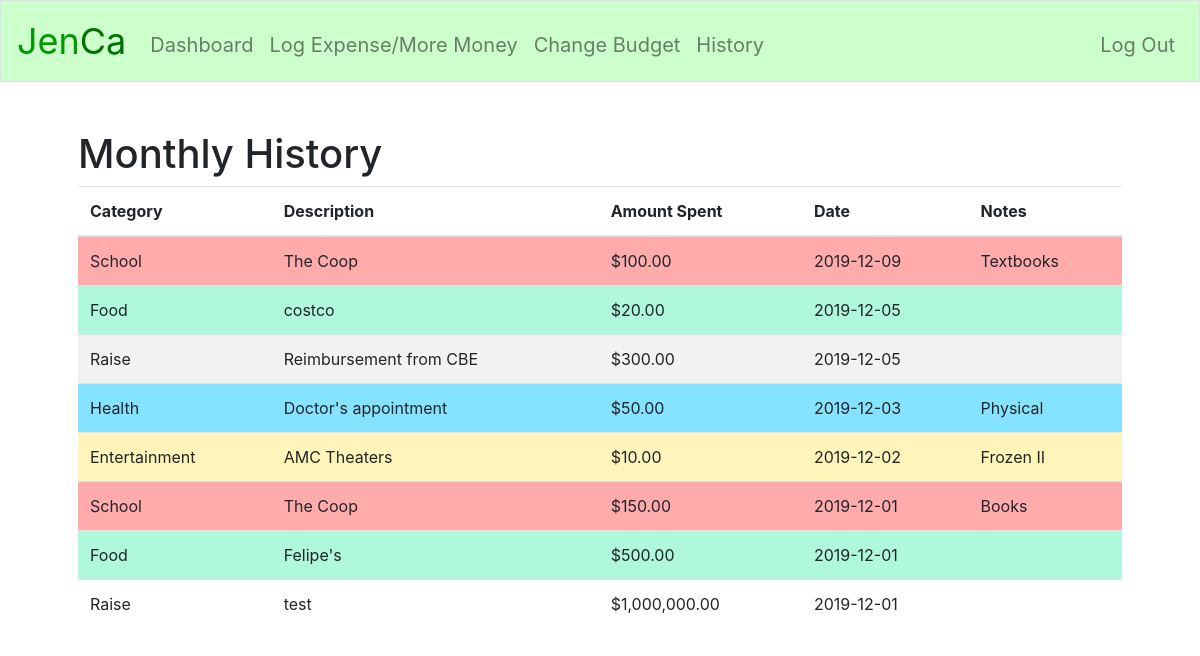
Page /history (signed in) on the committed database.
### tables this page shows
CREATE TABLE 'expenses' (user_id INTEGER NOT NULL, cost INTEGER NOT NULL, description TEXT NOT NULL, category TEXT NOT NULL, 'date'  date NOT NULL  , 'notes' text, FOREIGN KEY (user_id) REFERENCES users(id));

### application.py (the view)
@app.route("/history")
@login_required
def history():
    current_date = datetime.today().date()
    first_day_of_month = current_date.replace(day=1)
    last_day_of_month = current_date.replace(day=monthrange(current_date.year, current_date.month)[1])
    expenses = db.execute(
        "SELECT category, description, cost, date, notes FROM expenses WHERE user_id = ? AND date BETWEEN ? AND ? ORDER BY date DESC;", session["user_id"], first_day_of_month, last_day_of_month)
    history = []
    for i in range(len(expenses)):
        history.append({"category": expenses[i]["category"], "description": expenses[i]["description"],
                        "expense": "$" + '{:,.2f}'.format(expenses[i]["cost"]), "date": expenses[i]["date"], "notes": expenses[i]["notes"]})
    return render_template("history.html", history=history)

### application.py (called while the page is built)
@app.after_request
def after_request(response):
    response.headers["Cache-Control"] = "no-cache, no-store, must-revalidate"
    response.headers["Expires"] = 0
    response.headers["Pragma"] = "no-cache"
    return response

### helpers.py (called while the page is built)
def login_required(f):
    @wraps(f)
    def decorated_function(*args, **kwargs):
        if session.get("user_id") is None:
            return redirect("/login")
        return f(*args, **kwargs)
    return decorated_function

### templates/history.html (shortened to what this page needs)
{% extends "layout.html" %}
{% block main %}
    <h1>Monthly History</h1>
    <table class="table table-striped">
        <thead>
            <tr>
                <th>Category</th>
                <th>Description</th>
                <th>Amount Spent</th>
                <th>Date</th>
                <th>Notes</th>
            </tr>
        </thead>
        {% for i in history %}
            <tr class="colorcode" title="{{i["category"]}}">
                <td>{{ i["category"] }}</td>
                <td>{{ i["description"] }}</td>
                <td>{{ i["expense"] }}</td>
                <td>{{ i["date"] }}</td>
                <td>{{ i["notes"] }}</td>
            </tr>
        {% endfor %}
    </table>
{% endblock %}

### templates/layout.html (shortened to what this page needs)
<!DOCTYPE html>
<html lang="en">
    <head>
        <link href="https://maxcdn.bootstrapcdn.com/bootstrap/4.1.3/css/bootstrap.min.css" rel="stylesheet">
        <link href="/static/styles.css" rel="stylesheet">
    </head>
    <body>
        <nav class="navbar navbar-expand-md navbar-light border">
            <a class="navbar-brand" href="/"><span class="lighter">Jen</span><span class="darker">Ca</span></a>
            <div class="collapse navbar-collapse" id="navbar">
                {% if session.user_id %}
                    <ul class="navbar-nav mr-auto mt-2">
                        <li class="nav-item"><a class="nav-link" href="/">Dashboard</a></li>
                        <li class="nav-item"><a class="nav-link" href="/new_expense">Log Expense/More Money</a></li>
                        <li class="nav-item"><a class="nav-link" href="/changebudget">Change Budget</a></li>
                        <li class="nav-item"><a class="nav-link" href="/full_history">History</a></li>
                    </ul>
                    <ul class="navbar-nav ml-auto mt-2">
                        <li class="nav-item"><a class="nav-link" href="/logout">Log Out</a></li>
                    </ul>
                {% else %}
                    <ul class="navbar-nav ml-auto mt-2">
                        <li class="nav-item"><a class="nav-link" href="/register">Register</a></li>
                        <li class="nav-item"><a class="nav-link" href="/login">Log In</a></li>
                    </ul>
                {% endif %}
            </div>
        </nav>
        <main class="container p-5">
            {% block main %}{% endblock %}
        </main>
    </body>
</html>

### static/styles.css (style rules this page uses)
nav .navbar-brand .lighter { color: #009900; }
nav .navbar-brand .darker { color: #007000; }
nav .navbar-brand { font-size: 36px; color: #00cc00; }
nav { background-color: #ccffcc; }
#navbar { font-size: 20px; }

### rows in the picture
expenses: category "School", description "The Coop", expense "$100.00", date "2019-12-09", notes "Textbooks"
expenses: category "Food", description "costco", expense "$20.00", date "2019-12-05"
expenses: category "Raise", description "Reimbursement from CBE", expense "$300.00", date "2019-12-05"
expenses: category "Health", description "Doctor's appointment", expense "$50.00", date "2019-12-03", notes "Physical"
expenses: category "Entertainment", description "AMC Theaters", expense "$10.00", date "2019-12-02", notes "Frozen II"
expenses: category "School", description "The Coop", expense "$150.00", date "2019-12-01", notes "Books"
expenses: category "Food", description "Felipe's", expense "$500.00", date "2019-12-01"
expenses: category "Raise", description "test", expense "$1,000,000.00", date "2019-12-01"
